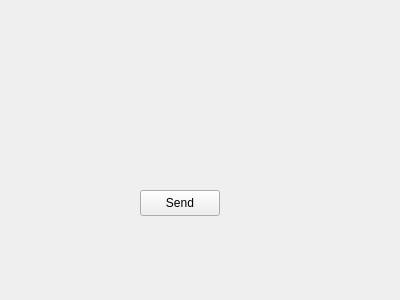
<?xml version="1.0" encoding="UTF-8"?>
<ui version="4.0">
 <class>Widget</class>
 <widget class="QWidget" name="Widget">
  <property name="geometry">
   <rect>
    <x>0</x>
    <y>0</y>
    <width>400</width>
    <height>300</height>
   </rect>
  </property>
  <property name="windowTitle">
   <string>Widget</string>
  </property>
  <widget class="QPushButton" name="pushButton">
   <property name="geometry">
    <rect>
     <x>140</x>
     <y>190</y>
     <width>80</width>
     <height>26</height>
    </rect>
   </property>
   <property name="text">
    <string>Send</string>
   </property>
  </widget>
 </widget>
 <layoutdefault spacing="6" margin="11"/>
 <resources/>
 <connections/>
</ui>
